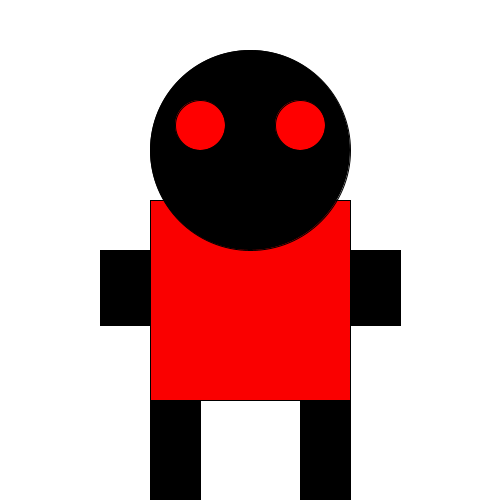
Frame 1 (no input)
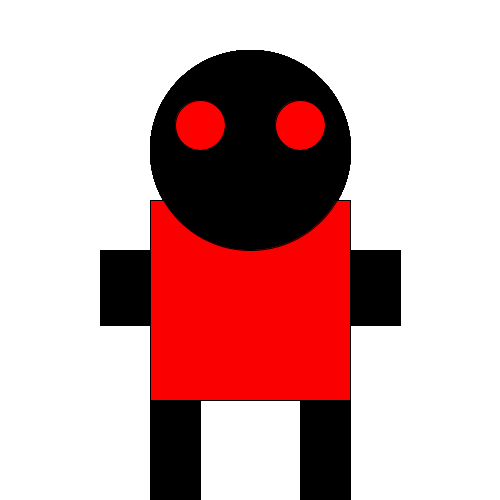
Frame 60 (the mouse pressed at the canvas centre just before this capture)
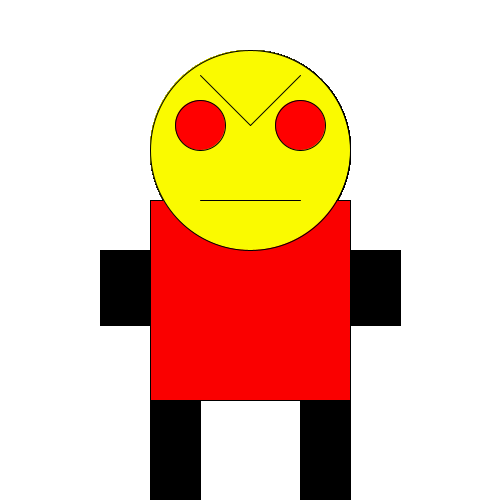
Frame 120 (the mouse held since frame 60 and released just before this capture)

The Processing sketch that drew these frames (run headless with seeded random() and noise(); from frame 60 on, the mouse is pressed at the canvas centre):

// Processing sketch: processing_20706
// ── processing_20706.pde

//Matthew Iannacci
//Problem Set 1
//Question 3

void setup() {
size(500,500);
background(255,255,255);
}

void draw() {
  
fill(250,0,0);
rect(150,200,200,200);

fill(mouseX,mouseY,0,255);
ellipse(250,150,200,200);

fill(255,0,0);
ellipse(200,125,50,50);
ellipse(300,125,50,50);

line(200,200,300,200);
line(200,75,250,125);
line(250,125,300,75);

fill(0,0,0);
rect(150,400,50,100);
rect(300,400,50,100);

rect(100,250,50,75);
rect(350,250,50,75);



}
